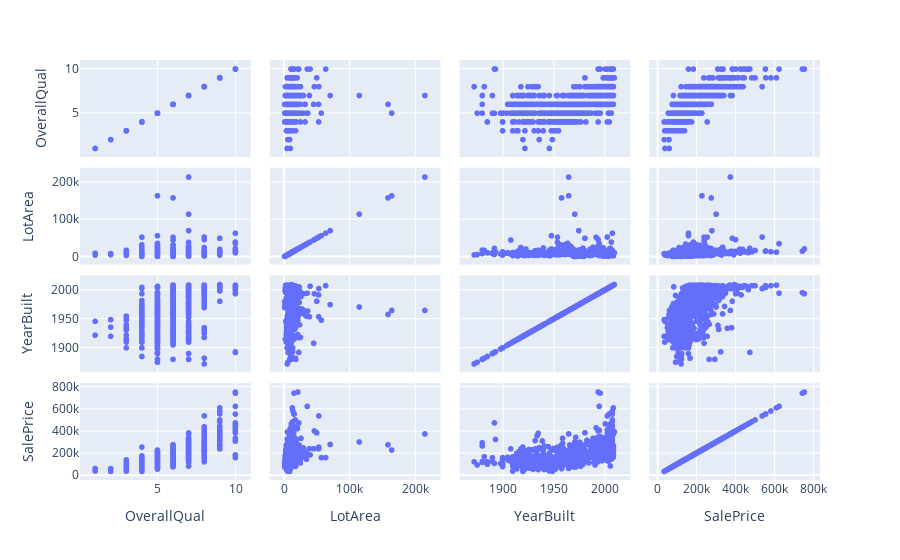

Source (notebook cell):
### Markdown cell above
At this graph we can see how overall quality, lot area, year built and price interact each other but only in pairs. What is the relationship between each one of them with all the others.

### Code cell
fig3 = px.scatter_matrix(df2, dimensions=["OverallQual", "LotArea", "YearBuilt", "SalePrice"])
fig3.show()

### Figure 1 — Plotly figure (JSON) as saved in the notebook; plotly's stock layout.template omitted (floating-point values rounded to 4 significant figures; data arrays with more than 128 entries replaced by an {"elided": "..."} marker saying what was removed)
{"data": [{"dimensions": [{"axis": {"matches": true}, "label": "OverallQual", "values": {"elided": "1460 int values"}}, {"axis": {"matches": true}, "label": "LotArea", "values": {"elided": "1460 int values"}}, {"axis": {"matches": true}, "label": "YearBuilt", "values": {"elided": "1460 int values"}}, {"axis": {"matches": true}, "label": "SalePrice", "values": {"elided": "1460 int values"}}], "hovertemplate": "%{xaxis.title.text}=%{x}<br>%{yaxis.title.text}=%{y}<extra></extra>", "legendgroup": "", "marker": {"color": "#636efa", "symbol": "circle"}, "name": "", "showlegend": false, "type": "splom"}], "layout": {"dragmode": "select", "legend": {"tracegroupgap": 0}, "margin": {"t": 60}}}
